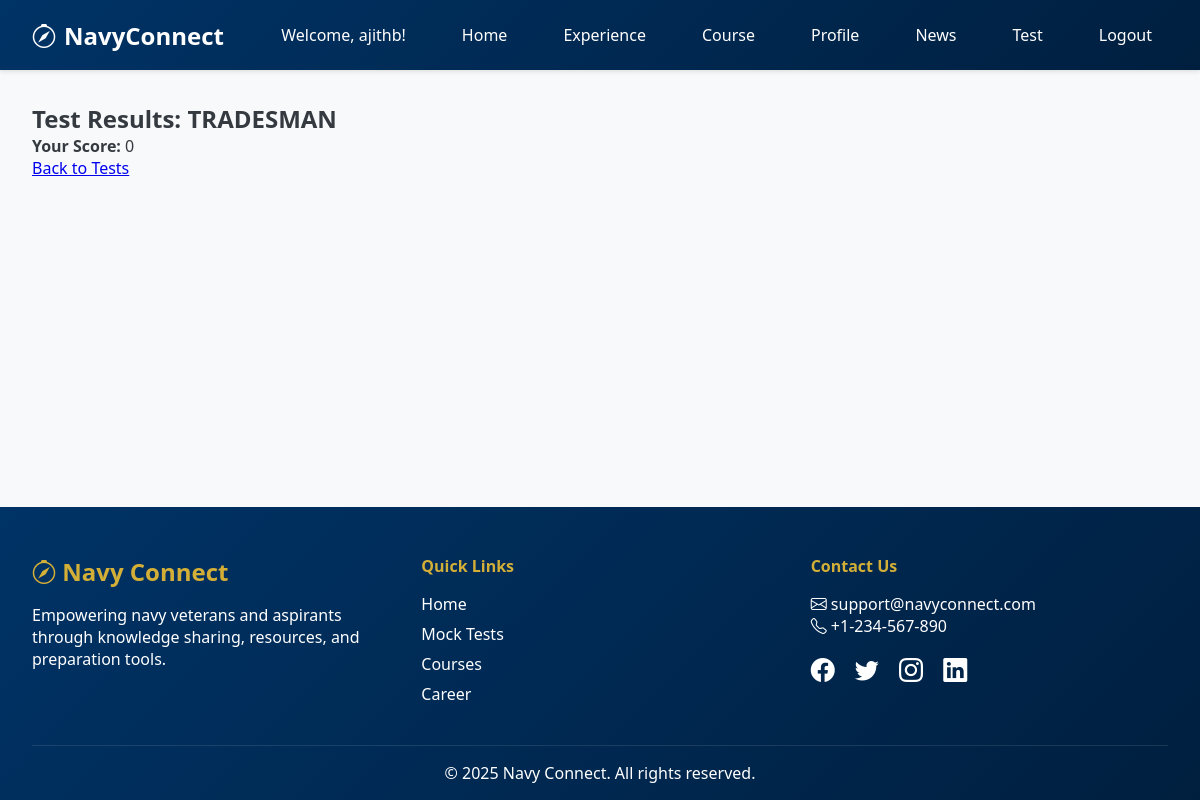
/5/result/ (signed in), run on the app's committed database.
### core/models.py (models this page shows, shortened)
class CustomUser(AbstractUser):
    ROLE_CHOICES = [
        ('admin', 'Admin'),
        ('veteran', 'Veteran'),
        ('aspirant', 'Aspirant'),
    ]
    role = models.CharField(max_length=10, choices=ROLE_CHOICES, default='aspirant')

class MockTest(models.Model):
    SECTION_CHOICES = [
        ('artificer apprentice', 'Artificer Apprentice'),
        ('navy tradesman', 'Navy Tradesman '),
        ('navy chargeman', 'Navy Chargeman '),
        ('indian navy entrance test', 'Indian Navy Entrance Test'),
        ('indian navy angniveer mr', 'Indian Navy Agniveer MR'),
        ('indian navy angniveer ssr', 'Indian Navy Agniveer SSR'),
        ('naval dockyard', 'Naval Dockyard'),
    ]
    title = models.CharField(max_length=255)
    section = models.CharField(max_length=30, choices=SECTION_CHOICES,null=True)
    created_by = models.ForeignKey(User, on_delete=models.CASCADE, related_name="mock_tests")
    duration = models.PositiveIntegerField(help_text="Duration in minutes")
    created_by = models.ForeignKey(settings.AUTH_USER_MODEL, on_delete=models.CASCADE)

class UserResponse(models.Model):
    user = models.ForeignKey(settings.AUTH_USER_MODEL, on_delete=models.CASCADE)
    test = models.ForeignKey(MockTest, on_delete=models.CASCADE)
    score = models.IntegerField()

### core/views.py (the view)
# urls.py: path('<int:test_id>/result/', views.test_result, name='test_result'),
@login_required
def test_result(request, test_id):
    test = get_object_or_404(MockTest, id=test_id)
    result = UserResponse.objects.filter(user=request.user, test=test).last()
    return render(request, 'test_result.html', {'test': test, 'result': result})

### core/templates/test_result.html
{% extends 'base.html' %}
{% block content %}
<h2>Test Results: {{ test.title }}</h2>
<p><strong>Your Score:</strong> {{ result.score }}</p>
<a href="{% url 'mock_test_list' %}">Back to Tests</a>
{% endblock %}

### core/templates/base.html (shortened to what this page needs)
<!DOCTYPE html>
<html lang="en">
<head>
  <link href="https://cdnjs.cloudflare.com/ajax/libs/bootstrap-icons/1.11.1/font/bootstrap-icons.min.css" rel="stylesheet">
</head>
<body>
  <nav class="navbar">
    <div class="container">
      <a href="{% url 'home' %}" class="brand">
        <i class="bi bi-compass"></i>
        NavyConnect
      </a>
      <div class="links">
        {% if user.is_authenticated %}
          <span>Welcome, {{ user.username }}!</span>
          <a href="{% url 'home' %}">Home</a>
          {% if user.role == 'veteran' %}
            <a href="{% url 'veteran_experiences' %}"> Experience</a>
            <a href="{% url 'create_course' %}"> Course</a>
            <a href="{% url 'view_profile' %}">Profile</a>
            <a href="{% url 'news_list' %}">News</a>
            <a href="{% url 'create_mock_test' %}">Test</a>
            <a href="{% url 'logout' %}">Logout</a>
          {% elif user.is_superuser %}
            <a href="{% url 'post_job' %}">Post Job</a>
            <a href="{% url 'applications' %}">Applications</a>
            <a href="{% url 'add_news' %}">News</a>
            <a href="{% url 'post_wall_entry' %}">Honor</a>
            <a href="{% url 'logout' %}">Logout</a>
          {% elif user.role == 'aspirant' %}
            <a href="{% url 'mock_test_list' %}">Tests</a>
            <a href="{% url 'view_course' %}">Courses</a>
            <a href="{% url 'job_list' %}">Jobs</a>
            <a href="{% url 'logout' %}">Logout</a>
          {% else %}
          <a href="{% url 'login' %}">Login</a>
          <a href="{% url 'signup' %}">Signup</a>
          {% endif %}
        {% endif %}
      </div>
    </div>
  </nav>
  <main class="content">
    {% block content %}
    {% endblock %}
  </main>
  <footer class="footer">
    <div class="footer-container">
      <div class="footer-brand">
        <h3><i class="bi bi-compass"></i> Navy Connect</h3>
        <p>Empowering navy veterans and aspirants through knowledge sharing, resources, and preparation tools.</p>
      </div>
      <div class="footer-links">
        <h4>Quick Links</h4>
        <ul>
          <li><a href="{% url 'home' %}">Home</a></li>
          <li><a href="{% url 'mock_test_list' %}">Mock Tests</a></li>
          <li><a href="{% url 'view_course' %}">Courses</a></li>
          <li><a href="{% url 'job_list' %}">Career</a></li>
        </ul>
      </div>
      <div class="footer-contact">
        <h4>Contact Us</h4>
        <p><i class="bi bi-envelope"></i> support@navyconnect.com</p>
        <p><i class="bi bi-telephone"></i> +1-234-567-890</p>
        <div class="footer-socials">
          <a href="#"><i class="bi bi-facebook"></i></a>
          <a href="#"><i class="bi bi-twitter"></i></a>
          <a href="#"><i class="bi bi-instagram"></i></a>
          <a href="#"><i class="bi bi-linkedin"></i></a>
        </div>
      </div>
    </div>
    <div class="footer-bottom">
      <p>&copy; 2025 Navy Connect. All rights reserved.</p>
    </div>
  </footer>
</body>
</html>

### core/templates/base.html (style rules this page uses)
:root { --navy-blue: #003366; --gold: #d4af37; --light-gray: #f8f9fa; --dark-gray: #343a40; --white: #ffffff; --transition: all 0.3s ease; }
* { margin: 0; padding: 0; box-sizing: border-box; }
body { font-family: 'Segoe UI', Arial, sans-serif; background-color: var(--light-gray); color: var(--dark-gray); min-height: 100vh; display: flex; flex-direction: column; }
.navbar { background: linear-gradient(135deg, var(--navy-blue), #001f3f); padding: 1rem 2rem; box-shadow: 0 2px 4px rgba(0,0,0,0.1); position: sticky; top: 0; z-index: 1000; }
.container { max-width: 1200px; margin: 0 auto; display: flex; justify-content: space-between; }
.brand { font-size: 1.5rem; font-weight: 700; color: var(--white); text-decoration: none; display: flex; align-items: center; gap: 0.5rem; }
.links { display: flex; align-items: center; gap: 1.5rem; }
.links a, .links span { color: var(--white); text-decoration: none; padding: 0.5rem 1rem; border-radius: 4px; transition: var(--transition); }
.content { flex: 1; padding: 2rem; max-width: 1200px; margin: 0 auto; width: 100%; }
.footer { background: linear-gradient(135deg, var(--navy-blue), #001f3f); color: var(--white); padding: 3rem 2rem 1rem; margin-top: auto; }
.footer-container { display: flex; flex-wrap: wrap; justify-content: space-between; gap: 2rem; max-width: 1200px; margin: 0 auto; }
.footer-brand { flex: 1; min-width: 250px; }
.footer-brand h3 { color: var(--gold); font-size: 1.5rem; margin-bottom: 1rem; }
.footer-links, .footer-contact { flex: 1; min-width: 200px; }
.footer-links h4, .footer-contact h4 { color: var(--gold); margin-bottom: 1rem; }
.footer-links ul { list-style: none; }
.footer-links li { margin: 0.5rem 0; }
.footer-links a { color: var(--white); text-decoration: none; transition: var(--transition); }
.footer-socials { margin-top: 1rem; }
.footer-socials a { color: var(--white); font-size: 1.5rem; margin-right: 1rem; transition: var(--transition); }
.footer-bottom { text-align: center; margin-top: 2rem; padding-top: 1rem; border-top: 1px solid rgba(255,255,255,0.1); }

### data on the page
CustomUser: username "ajithb"
MockTest: title "TRADESMAN"
UserResponse: score "0"
